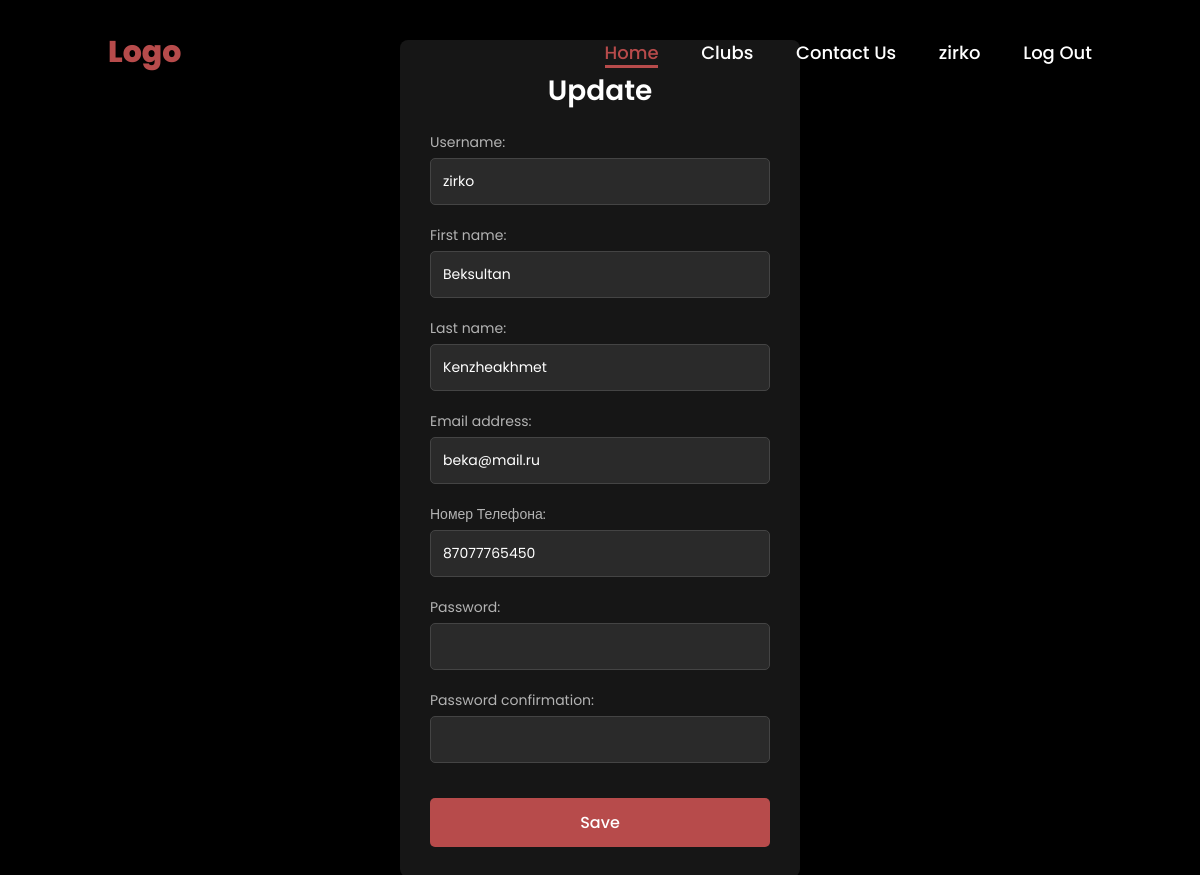
Page /profile/update (signed in) on the committed database.
### base/models.py (models this page shows, shortened)
class User(AbstractUser):
    phone_number = models.CharField(max_length=15, blank=True, null=True,unique=True,verbose_name="Номер Телефона")
    role_id = models.ForeignKey(Role, on_delete=models.CASCADE, blank=True, null=True,verbose_name="Роль")
    last_latitude = models.DecimalField(max_digits=9, decimal_places=6,verbose_name="Широта",null=True)
    last_longitude = models.DecimalField(max_digits=9, decimal_places=6,verbose_name="Долгота",null=True)
    balance = models.DecimalField(max_digits=10, decimal_places=2,verbose_name="Баланс",default=0)

### base/views.py (the view)
# urls.py: path("profile/update",views.update_user_profile,name="update-user-profile"),
def update_user_profile(request):
    if not request.user.is_authenticated:
        return redirect('login')
    current_user = User.objects.get(id=request.user.id)
    form = RegisterForm(request.POST or None,instance=current_user)
    if form.is_valid():
        form.save()
        return redirect('user-profile')
    return render(request, "base/update_user_profile.html",{ 'form': form})

### base/forms.py
class RegisterForm(UserCreationForm):
    class Meta:
        model = User
        fields = ['username', 'first_name', 'last_name', 'email', 'phone_number']

### base/templates/base/update_user_profile.html (shortened to what this page needs)
{% extends 'base/main.html' %}
{% load static %}
{% block content %}
<div class="page-wrapper">
    <div class="register-container">
        <h1>Update</h1>
        <form method="post">
            {% for f in form %}
                <div class="form-group">
                    <label class="form-label" for="{{ f.id_for_label }}">{{ f.label }}:</label>
                    {{ f }}
                </div>
            {% endfor %}
            <button type="submit" class="btn-register2">Save</button>
        </form>
    </div>
</div>
{%endblock%}

### base/templates/base/navbar.html (shortened to what this page needs)
{%load static%}
<header>
    <a href="{% url 'home'%}" class="logo">Logo</a>
    <nav>
        <a href="{% url 'home' %}" class="active">Home</a>
        <a href="{% url 'clubs'%}">Clubs</a>
        <a href="#">Contact Us</a>
        {%if request.user.is_authenticated%}
        <a href="{%url 'user-profile'%}">{{request.user.username}}</a>
        <a href="{%url 'logout'%}">Log Out</a>
        {%else%}
        <a href="{%url 'login'%}">Login</a>
        {%endif%}
    </nav>
</header>

### static/styles/main.css (style rules this page uses)
* { margin: 0; padding: 0; box-sizing: border-box; text-decoration: none; border: none; outline: none; font-family: 'Poppins', sans-serif; }
html { font-size: 62.5%; }
body { width: 100%; min-height: 100vh; background-color: #000; color: #fff; padding: 20px; }
header { margin-top: 20px; position: fixed; top: 0; left: 0; width: 100%; padding: 1rem 9%; background-color: transparent; filter: drop-shadow(10px); display: flex; justify-content: space-between; align-items: center; z-index: 100; }
.logo { font-size: 3rem; color: #b74b4b; font-weight: 800; cursor: pointer; transition: 0.5s ease; }
nav a { font-size: 1.8rem; color: white; margin-left: 4rem; font-weight: 500; transition: 0.3s ease; border-bottom: 3px solid transparent; }
nav a:hover, nav a.active { color: #b74b4b; border-bottom: 3px solid #b74b4b; }
.page-wrapper { display: flex; justify-content: center; align-items: center; min-height: 100vh; padding: 20px; background-color: #000; color: #fff; }
.form-group { margin-bottom: 2rem; text-align: left; }
.form-label { font-size: 1.4rem; color: #b3b3b3; margin-bottom: 0.5rem; display: block; }
input[type="text"], input[type="password"] { width: 100%; padding: 1.2rem; background-color: #2a2a2a; border: 1px solid #444; border-radius: 5px; color: #fff; font-size: 1.4rem; transition: border-color 0.3s ease; }
a { color: inherit; text-decoration: none; }
.register-container { width: 100%; max-width: 400px; padding: 3rem; background-color: #161616; border-radius: 8px; box-shadow: 0 4px 12px rgba(0, 0, 0, 0.6); text-align: center; font-family: 'Poppins', sans-serif; }
.register-container h1 { font-size: 2.8rem; color: #fff; font-weight: 600; margin-bottom: 2rem; }
.form-label { font-size: 1.4rem; color: #b3b3b3; margin-bottom: 0.5rem; display: block; text-align: left; }
input[type="text"], input[type="password"], input[type="email"] { width: 100%; padding: 1.2rem; background-color: #2a2a2a; border: 1px solid #444; border-radius: 5px; color: #fff; font-size: 1.4rem; transition: border-color 0.3s ease; }
.btn-register2 { width: 100%; padding: 1.2rem; background-color: #b74b4b; color: #fff; font-size: 1.6rem; font-weight: 500; cursor: pointer; border-radius: 5px; transition: all 0.3s ease; margin-top: 1.5rem; }

### rows in the picture
User: user.username "zirko", form "zirko" "Beksultan" "Kenzheakhmet" "beka@mail.ru" "87077765450"

### other values in the picture
{{ f.label }} "Username" "First name" "Last name" "Email address" "Номер Телефона" "Password" "Password confirmation"
